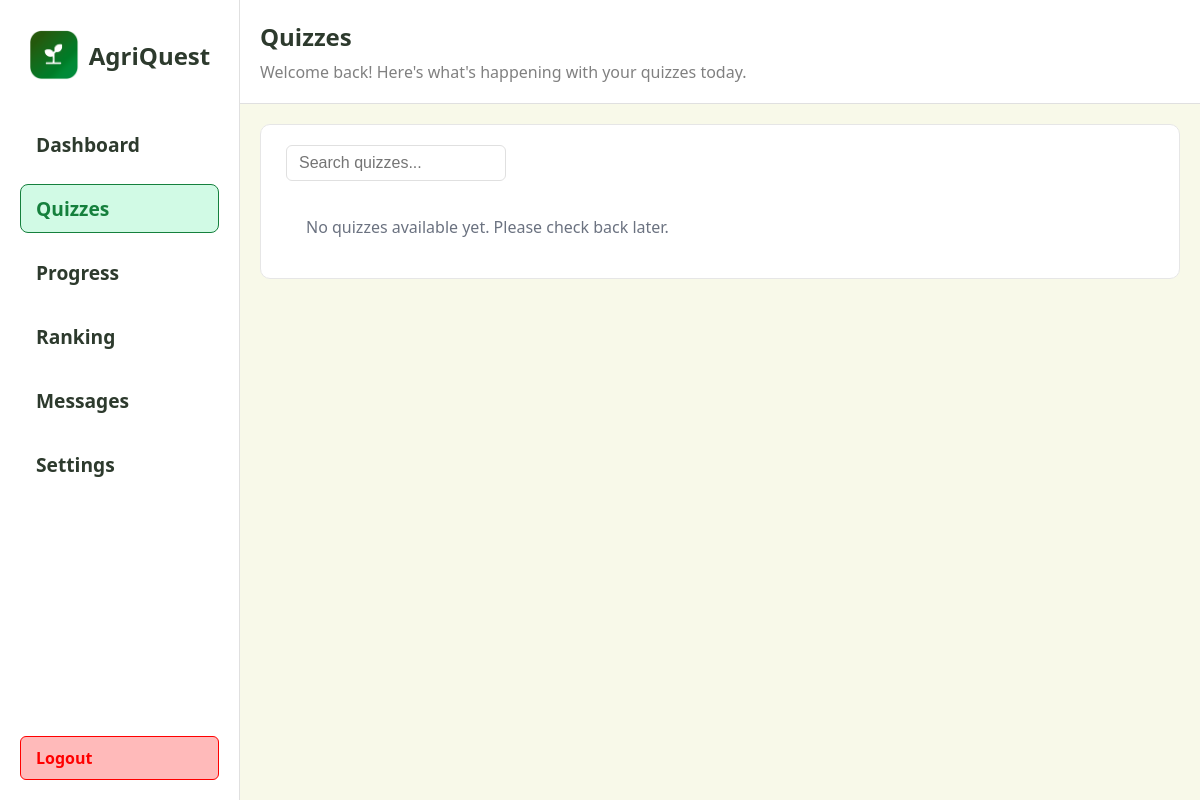
/student/quizzes, run on an earlier commit of the app's database.
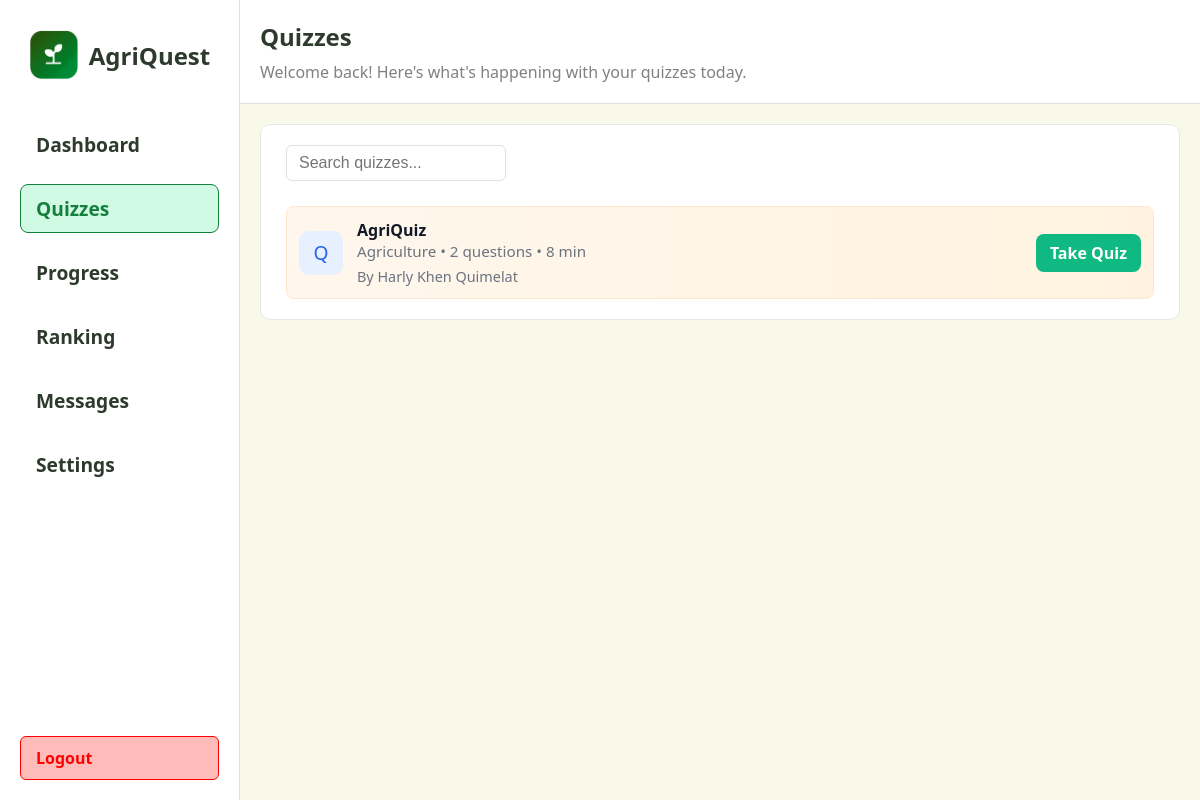
And on a later commit of the database.
### app/models.py (models this page shows, shortened)
class Quiz(db.Model):
	id = db.Column(db.Integer, primary_key=True)
	title = db.Column(db.String(200), nullable=False)
	description = db.Column(db.Text)
	time_limit = db.Column(db.Integer, default=0)  # minutes
	difficulty = db.Column(db.String(50))
	teacher_id = db.Column(db.Integer, db.ForeignKey('teacher.id'), nullable=True)
	subject_id = db.Column(db.Integer, db.ForeignKey('subject.id'), nullable=True)
	questions = db.relationship('Question', backref='quiz', cascade='all, delete-orphan', lazy=True)
	created_at = db.Column(db.DateTime, nullable=False, default=db.func.now())

class Subject(db.Model):
	id = db.Column(db.Integer, primary_key=True)
	name = db.Column(db.String(120), unique=True, nullable=False)
	code = db.Column(db.String(20), unique=True)
	description = db.Column(db.Text)
	category = db.Column(db.String(50))
	grade_level = db.Column(db.String(20))
	quizzes = db.relationship('Quiz', backref='subject', lazy=True)

class Teacher(db.Model):
	id = db.Column(db.Integer, primary_key=True)
	name = db.Column(db.String(100), nullable=False)
	email = db.Column(db.String(120), unique=True, nullable=False)
	password_hash = db.Column(db.String(128), nullable=False)
	quizzes = db.relationship('Quiz', backref='teacher', lazy=True)

### app/routes.py (the view)
@main.route("/student/quizzes")
def student_quizzes():
    quizzes = Quiz.query.order_by(Quiz.created_at.desc()).all()
    return render_template("student/quizzes.html", quizzes=quizzes)

### app/templates/student/quizzes.html (shortened to what this page needs)
<!DOCTYPE html>
<html lang="en">
  <head>
    <link rel="stylesheet" href="{{ url_for('static', filename='css/animations.css') }}" />
  </head>
  <body>
    <div class="left">
      {% include 'partials/student_sidebar.html' %}
    </div>
    <div class="right">
      <div class="header">
        <div class="header-title">
          <span style="font-size: 1.5rem; font-weight: 700; color: #2d3a2d"
            >Quizzes</span
          >
          <span style="font-size: 1rem; color: grey"
            >Welcome back! Here's what's happening with your quizzes
            today.</span
          >
        </div>
      </div>
      <div class="section" style="width: 100%;">
        <div class="available-quizzes" style="width: 100%;">
          <div style="display: flex; justify-content: space-between; align-items: center;">
            <input id="quiz-search" type="text" placeholder="Search quizzes..." style="padding: 8px 12px; border-radius: 6px; border: 1px solid #e0e0e0; font-size: 1rem; width: 220px;" />
          </div>
          {% if quizzes and quizzes|length > 0 %}
            {% for quiz in quizzes %}
              {% set color_idx = (loop.index0 % 5) + 1 %}
              <div class="quiz-item quiz-color-{{ color_idx }}" data-title="{{ quiz.title|e }}" data-subject="{{ (quiz.subject.name if quiz.subject else '')|e }}" style="border-radius: 8px; padding: 12px; display: flex; align-items: center; gap: 14px; margin-top: 10px;">
                <div style="width: 44px; height: 44px; border-radius: 10px; background: #e6f0ff; display: flex; align-items: center; justify-content: center; font-size: 1.2rem; color: #2563eb;">
                  Q
                </div>
                <div style="flex: 1;">
                  <div style="font-weight: 700; color: #111827;">{{ quiz.title }}</div>
                  <div style="color: #6b7280; font-size: 0.95rem;">{{ quiz.subject.name if quiz.subject else 'Unspecified' }} • {{ quiz.questions|length }} questions • {{ quiz.time_limit }} min</div>
                  <div style="color: #6b7280; font-size: 0.9rem; margin-top: 6px">{% if quiz.teacher_id and quiz.teacher %}By {{ quiz.teacher.name }}{% else %}By Unknown{% endif %}</div>
                </div>
                <div style="display: flex; gap: 8px;">
                  <a href="{{ url_for('main.student_take_quiz', quiz_id=quiz.id) }}" class="btn green">Take Quiz</a>
                </div>
              </div>
            {% endfor %}
          {% else %}
            <div style="padding:20px; color:#6b7280;">No quizzes available yet. Please check back later.</div>
          {% endif %}
        </div>
      </div>
    </div>
  </body>
</html>

What changed in the data, as far as the page shows it:
added Quiz: title "AgriQuiz", subject "Agriculture", questions|length "2", time_limit "8", teacher.name "Harly Khen Quimelat"
Also different on the page:
text no longer shown: "No quizzes available yet. Please check back later."
